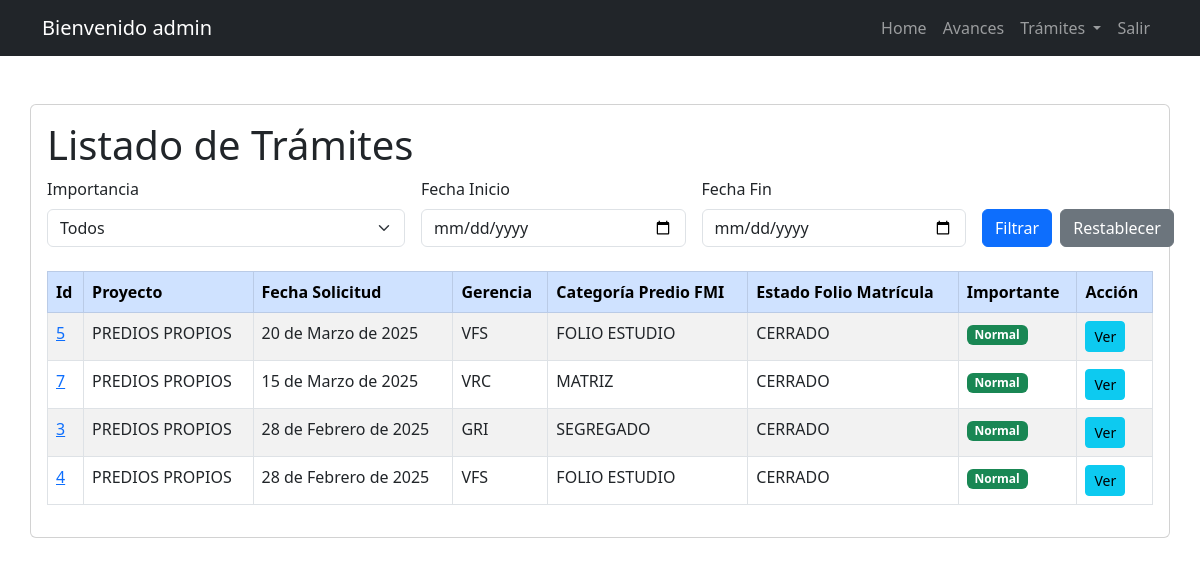
Before: /predios/ (signed in) with the older database file.
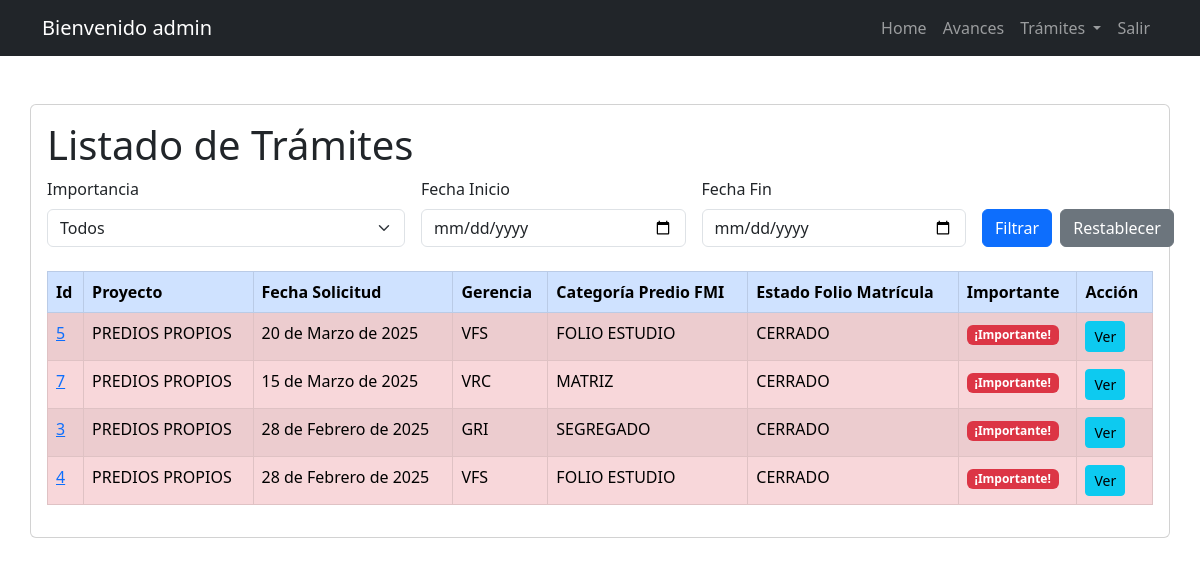
After: the same page with the newer database file.
### task/models.py (models this page shows, shortened)
class Predio(models.Model):
    id = models.AutoField(primary_key=True)
    PROYECTO_CHOICES = [('PREDIOS PROPIOS', 'PREDIOS PROPIOS'), ('SERVIDUMBRES', 'SERVIDUMBRES')]
    VIGENCIA_CHOICES = [('2023', '2023'), ('2024', '2024'), ('2025', '2025')]
    GERENCIA_CHOICES = [('VAO', 'VAO'), ('GPA', 'GPA'), ('VRC', 'VRC'), ('GCT', 'GCT'), ('GMA', 'GMA'), ('GRI', 'GRI'), ('GTA', 'GTA'), ('VRO', 'VRO'), ('GCH', 'GCH'), ('GDA', 'GDA'), ('GDT', 'GDT'), ('VPI', 'VPI'), ('VFS', 'VFS')]
    CATEGORIA_PREDIO_FMI_CHOICES = [('COLINDANTE', 'COLINDANTE'), ('FOLIO ESTUDIO', 'FOLIO ESTUDIO'), ('MATRIZ', 'MATRIZ'), ('MATRIZ_COLINDANTE', 'MATRIZ_COLINDANTE'), ('PROPIO', 'PROPIO'), ('SEGREGADO', 'SEGREGADO'), ('SIN INFORMACIÓN', 'SIN INFORMACIÓN')]
    ESTADO_FOLIO_CHOICES = [('ACTIVO', 'ACTIVO'), ('CERRADO', 'CERRADO'), ('SIN INFORMACIÓN', 'SIN INFORMACIÓN')]
    CATEGORIA_FMI_CHOICES = [('ADICIONALES', 'ADICIONALES'), ('COMPLEMENTACIÓN', 'COMPLEMENTACIÓN'), ('SIN INFORMACIÓN', 'SIN INFORMACIÓN'), ('TRADICIÓN', 'TRADICIÓN')]
    TIPO_DOCUMENTAL_CHOICES = [('ACTA', 'ACTA'), ('ACTO ADMINISTRATIVO', 'ACTO ADMINISTRATIVO'), ('AUTO', 'AUTO'), ('CERTIFICADO', 'CERTIFICADO'), ('DECLARACIÓN', 'DECLARACIÓN'), ('DECRETO', 'DECRETO'), ('DEMANDA', 'DEMANDA'), ('DOCUMENTO', 'DOCUMENTO'), ('ESCRITURA', 'ESCRITURA'), ('EXPEDIENTE', 'EXPEDIENTE'), ('RESOLUCIÓN', 'RESOLUCIÓN'), ('SENTENCIA', 'SENTENCIA')]
    ESTADO_CHOICES = [('CARGADO A OTRO PREDIO', 'CARGADO A OTRO PREDIO'), ('CARGADO EN EL PREDIO', 'CARGADO EN EL PREDIO'), ('CARGADO EN SHAREPOINT', 'CARGADO EN SHAREPOINT'), ('NO ENCONTRADO', 'NO ENCONTRADO'), ('NO REQUIERE', 'NO REQUIERE'), ('PENDIENTE VERIFICAR', 'PENDIENTE VERIFICAR'), ('SERVIDOR INGICAT', 'SERVIDOR INGICAT')]
    ESTADO_COMPRA_CHOICES = [('ADQUIRIDO', 'ADQUIRIDO'), ('NO REQUIERE', 'NO REQUIERE'), ('PENDIENTE POR SOLICITAR', 'PENDIENTE POR SOLICITAR'), ('PENDIENTE VERIFICAR', 'PENDIENTE VERIFICAR'), ('SOLICITADO', 'SOLICITADO')]
    SUB_ESTADO_COMPRA_CHOICES = [('ADQUIRIDO PREDIO PROPIOS', 'ADQUIRIDO PREDIO PROPIOS'), ('ADQUIRIDO SERVIDUMBRES', 'ADQUIRIDO SERVIDUMBRES'), ('ERROR REGISTRAL', 'ERROR REGISTRAL'), ('NO APLICA', 'NO APLICA'), ('SOLICITADO / CERTIFICADO NO EXISTE', 'SOLICITADO / CERTIFICADO NO EXISTE'), ('SOLICITADO PREDIO PROPIOS', 'SOLICITADO PREDIO PROPIOS'), ('SOLICITADO SERVIDUMBRES', 'SOLICITADO SERVIDUMBRES')]
    ENVIO_OPEN_TEXT_CHOICES = [('NO', 'NO'), ('NO APLICA', 'NO APLICA'), ('NO REQUIERE', 'NO REQUIERE'), ('PENDIENTE', 'PENDIENTE'), ('SI', 'SI'), ('YA ESTA', 'YA ESTA')]
    ACCION_TECNICA_CHOICES = [('ALIMENTAR EXPEDIENTE PREDIAL', 'ALIMENTAR EXPEDIENTE PREDIAL'), ('ALIMENTAR PREDIO GESTIÓN', 'ALIMENTAR PREDIO GESTIÓN'), ('ALIMENTAR PREDIO MATRIZ', 'ALIMENTAR PREDIO MATRIZ'), ('CARPETA CERO', 'CARPETA CERO'), ('CREAR EXPEDIENTE', 'CREAR EXPEDIENTE'), ('NO REQUIERE', 'NO REQUIERE')]
    proyecto = models.CharField(max_length=16, choices=PROYECTO_CHOICES)
    vigencia = models.CharField(max_length=4, choices=VIGENCIA_CHOICES)
    gerencia = models.CharField(max_length=4, choices=GERENCIA_CHOICES)
    categoria_predio_fmi = models.CharField(max_length=100, choices=CATEGORIA_PREDIO_FMI_CHOICES)
    estado_folio_matricula = models.CharField(max_length=100, choices=ESTADO_FOLIO_CHOICES)
    categoria_fmi = models.CharField(max_length=50, choices=CATEGORIA_FMI_CHOICES)
    tipo_documental = models.CharField(max_length=50, choices=TIPO_DOCUMENTAL_CHOICES)
    estado = models.CharField(max_length=50, choices=ESTADO_CHOICES)
    estado_compra = models.CharField(max_length=50, choices=ESTADO_COMPRA_CHOICES)
    sub_estado_compra = models.CharField(max_length=50, choices=SUB_ESTADO_COMPRA_CHOICES)
    envio_open_text = models.CharField(max_length=50, choices=ENVIO_OPEN_TEXT_CHOICES)
    accion_tecnica = models.CharField(max_length=50, choices=ACCION_TECNICA_CHOICES)
    fecha_solicitud = models.DateField(null=True , blank=True)
    fecha_respuesta = models.DateField(null=True , blank=True)
    datecompleted = models.DateTimeField(null=True, blank=True)
    es_importante = models.BooleanField(default=False)
    fecha_reiteracion = models.DateField(null=True, blank=True)
    ultima_fecha_acceso = models.DateField(null=True, blank=True)
    campo=models.CharField(max_length=50, null=True , blank=True)
    cod_sig = models.CharField(max_length=30, null=True , blank=True)
    fmi = models.CharField(max_length=10, default="00000")
    ced_catastral = models.CharField(max_length=31, null=True , blank=True)
    nom_predio = models.CharField(max_length=50, default="Sin Informacion")
    documento = models.CharField(max_length=15, null=True , blank=True)
    fecha_documento= models.DateField(null=True , blank=True)
    entidad = models.CharField(max_length=100, null=True , blank=True)
    municipio = models.CharField(max_length=100,null=True , blank=True)
    user = models.ForeignKey(
        settings.AUTH_USER_MODEL,
        on_delete=models.SET_NULL,
        null=True,
        blank=True,
        related_name='predios'
    )
    class Meta:
        ordering = ['-fecha_solicitud']

### task/views.py (the view)
# urls.py: path('predios/', views.predios, name='predios'),
@login_required
def predios(request):
    predios = Predio.objects.filter(user=request.user)
    importancia = request.GET.get('importancia')
    fecha_inicio = request.GET.get('fecha_inicio')
    fecha_fin = request.GET.get('fecha_fin')
    if importancia == 'importante':
        predios = predios.filter(es_importante=True)
    elif importancia == 'normal':
        predios = predios.filter(es_importante=False)
    if fecha_inicio:
        predios = predios.filter(fecha_solicitud__gte=fecha_inicio)
    if fecha_fin:
        predios = predios.filter(fecha_solicitud__lte=fecha_fin)
    context = {"predios": predios}
    return render(request, 'predios.html', context)

### task/templates/predios.html (shortened to what this page needs)
{% extends 'base.html' %}
{% block content %}
<main class="container card card-body mt-5">
  <div class="row">
    <h1>Listado de Trámites</h1>
    <form method="GET" class="mb-4">
      <div class="row g-3">
        <div class="col-md-4">
          <label for="importancia" class="form-label">Importancia</label>
          <select name="importancia" class="form-select">
            <option value="">Todos</option>
          </select>
        </div>
        <div class="col-md-3">
          <label for="fecha_inicio" class="form-label">Fecha Inicio</label>
          <input type="date" name="fecha_inicio" class="form-control" value="{{ request.GET.fecha_inicio }}">
        </div>
        <div class="col-md-3">
          <label for="fecha_fin" class="form-label">Fecha Fin</label>
          <input type="date" name="fecha_fin" class="form-control" value="{{ request.GET.fecha_fin }}">
        </div>
        <div class="col-md-2 d-flex align-items-end">
          <button type="submit" class="btn btn-primary">Filtrar</button>
          <a href="{% url 'predios' %}" class="btn btn-secondary ms-2">Restablecer</a>
        </div>
      </div>
    </form>
    <div class="table-responsive">
      <table class="table table-bordered table-striped table-hover">
        <thead class="table-primary">
          <tr>
            <th>Id</th>
            <th>Proyecto</th>
            <th>Fecha Solicitud</th>
            <th>Gerencia</th>
            <th>Categoría Predio FMI</th>
            <th>Estado Folio Matrícula</th>
            <th>Importante</th>
            <th>Acción</th>
          </tr>
        </thead>
        <tbody>
          {% for predio in predios %}
          <tr {% if predio.es_importante %} class="table-danger" {% endif %}>
            <td><a href="{% url 'predio_detail' predio.id %}">{{ predio.id }}</a></td>
            <td>{{ predio.proyecto }}</td>
            <td>{{ predio.fecha_solicitud }}</td>
            <td>{{ predio.gerencia }}</td>
            <td>{{ predio.categoria_predio_fmi }}</td>
            <td>{{ predio.estado_folio_matricula }}</td>
            <td>
              {% if predio.es_importante %}
                <span class="badge bg-danger">¡Importante!</span>
              {% else %}
                <span class="badge bg-success">Normal</span>
              {% endif %}
            </td>
            <td>
              <a href="{% url 'predio_detail' predio.id %}" class="btn btn-info btn-sm">Ver</a>
            </td>
          </tr>
          {% endfor %}
        </tbody>
      </table>
    </div>
  </div>
</main>
{% endblock %}

Changed rows visible on the page:
changed Predio "20 de Marzo de 2025": es_importante "Normal" → "¡Importante!"
changed Predio "15 de Marzo de 2025": es_importante "Normal" → "¡Importante!"
changed Predio "GRI": es_importante "Normal" → "¡Importante!"
changed Predio id 4: es_importante "Normal" → "¡Importante!"
